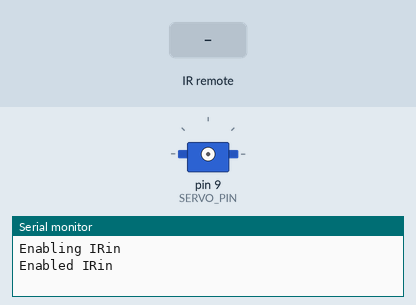
Recording of a sketch running on a simulated Arduino Uno, built with avr-gcc and run on an emulated ATmega328P. On the bench: servo, the last lines printed to the serial monitor. The inputs (shaded band) are chosen by the test bench.

Above: at 1.3 s.
1.4 s: infrared code 0xFFA25D received
At 1.65 s:
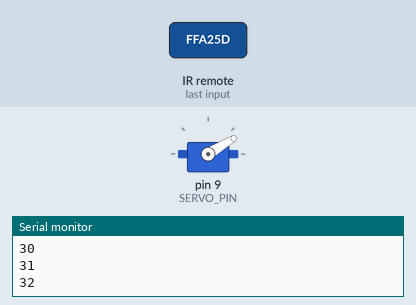
At 2.55 s:
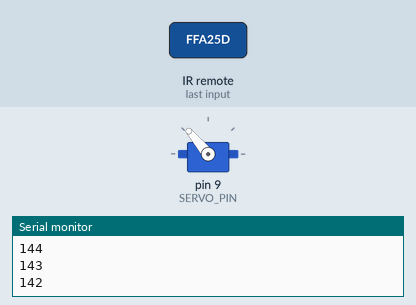
4.4 s: infrared code 0xFF6897 received
At 4.97 s:
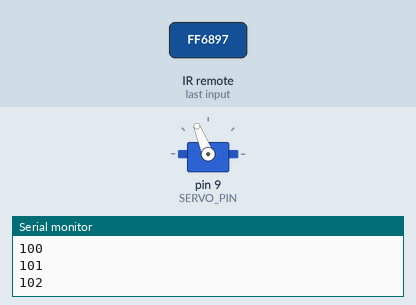
Timing chart, 0 to 13.4 s (numbered marks = the images above; inputs shaded):
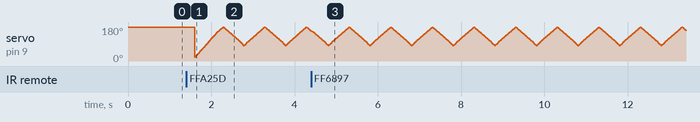

The sketch:

main.ino
```cpp
#include <IRremote.h>
#include "Swinger.h"

int RECV_PIN = 11;
int SERVO_PIN = 9;
IRrecv irrecv(RECV_PIN);
decode_results results;
int previousCode =0;

#define BUTTON_1 0xFFA25D
#define BUTTON_2 0xFF629D
#define BUTTON_3 0xFFE21D
#define BUTTON_4 0xFF22DD
#define BUTTON_5 0xFF02FD
#define BUTTON_6 0xFFC23D
#define BUTTON_7 0xFFE01F
#define BUTTON_8 0xFFA857
#define BUTTON_9 0xFF906F
#define BUTTON_STAR 0xFF6897
#define BUTTON_0 0xFF9867
#define BUTTON_DASH 0xFFB04F
#define UP_ARROW 0xFF18E7
#define LEFT_ARROW 0xFF10EF
#define BUTTON_SELECT 0xFF38C7
#define RIGHT_ARROW 0xFF5AA5
#define DOWN_ARROW 0xFF4AB5

int state = LOW ;
Swinger swinger1(10);
void setup()
{
  Serial.begin(9600);
  Serial.println("Enabling IRin");
  irrecv.enableIRIn();
  Serial.println("Enabled IRin");
  swinger1.Attach(9);
}

void loop() {
  if (irrecv.decode(&results)) {

    int code = results.value;
    Serial.println(code);
    if(code == -1)
      code = previousCode;

    switch (code) {
      case BUTTON_1:
        Serial.println("Pressed Button 1"); // for debuging
        state = LOW;
        swinger1.setInterval(3,0);
        state = HIGH;
        break;
      case BUTTON_2:
        Serial.println("Pressed Button 2"); // for debuging
        state = LOW;
        swinger1.setInterval(5,3);
        state = HIGH;
        break;
      case BUTTON_3:
        Serial.println("Pressed Button 3"); // for debuging
        state = LOW;
        swinger1.setInterval(5,5);
        state = HIGH;
        break;
      case BUTTON_4:
        Serial.println("Pressed Button 4"); // for debuging
        state = LOW;
        swinger1.setInterval(7,0);
        state = HIGH;
        break;
      case BUTTON_5:
        Serial.println("Pressed Button 5"); // for debuging
        state = LOW;
        swinger1.setInterval(7,5);
        state = HIGH;
        break;
      case BUTTON_6:
        Serial.println("Pressed Button 6"); // for debuging
        state = LOW;
        swinger1.setInterval(9,0);
        state = HIGH;
        break;
      case BUTTON_7:
        Serial.println("Pressed Button 7"); // for debuging
        state = LOW;
        swinger1.setInterval(9,5);
        state = HIGH;
        break;
      case BUTTON_8:
        Serial.println("Pressed Button 8"); // for debuging
        state = LOW;
        swinger1.setInterval(11,0);
        state = HIGH;
        break;
      case BUTTON_9:
        Serial.println("Pressed Button 9"); // for debuging
        state = LOW;
        swinger1.setInterval(11,5);
        state = HIGH;
        break;
      case BUTTON_STAR:
        Serial.println("Pressed Button *"); // for debuging
        state = HIGH;
        break;
      case BUTTON_0:
        Serial.println("Pressed Button 0"); // for debuging
        break;
      case BUTTON_DASH:
        Serial.println("Pressed Button #"); // for debuging
        state = LOW;
        break;
      case UP_ARROW:
        Serial.println("Pressed Button UP"); // for debuging
        state = LOW;
        swinger1.increaseInterval();
        state = HIGH;
        break;
      case LEFT_ARROW:
        Serial.println("Pressed Button LEFT"); // for debuging
        break;
      case BUTTON_SELECT:
        Serial.println("Pressed Button OK"); // for debuging
        break;
      case RIGHT_ARROW:
        Serial.println("Pressed Button Right"); // for debuging
        break;
      case DOWN_ARROW:
        Serial.println("Pressed Button DOWN"); // for debuging
        state = LOW;
        swinger1.decreaseInterval();
        state = HIGH;
        break;
      default:
        Serial.println(code);
        break;
    }

    previousCode = code;
    irrecv.resume(); // Receive the next value
  }
  if(state == HIGH)
      swinger1.Attach(SERVO_PIN);
  else
    swinger1.Detach();

    swinger1.Update();


}
```

Swinger.h
```cpp
#include <Servo.h>

class Swinger
{
  Servo servo;              // the servo
  int pos;                  // current servo position
  int increment;            // increment to move for each interval
  int  updateInterval;      // interval between updates
  int newRoundDelay;        // delay between the sweeps
  unsigned long lastUpdate; // last update of position
  bool isAttached;
  int attachPin;

public:
  Swinger(int interval)
  {
    updateInterval = interval;
    pos = 20;
    increment = 1;
  }

  void Attach(int pin)
  {
    attachPin = pin;
  }

  void Detach()
  {
    attachPin = -1;
    isAttached = false;
  }

  void setInterval(int val, int delayForNewRound)
  {
    updateInterval = val;
    newRoundDelay = delayForNewRound ==0? 1 : delayForNewRound;
  }

  void increaseInterval()
  {
    if(updateInterval <100)
      updateInterval+=5;
  }
  void decreaseInterval()
  {
    if(updateInterval > 5)
      updateInterval-=5;
  }

  void Update()
  {
    if(attachPin != -1)
    {
      if(!isAttached)
      {
        servo.attach(attachPin);
        Serial.println("attached");
        isAttached= true;
        delay(100);
      }
      if((millis() - lastUpdate) > updateInterval)  // time to update
      {
        lastUpdate = millis();
        pos += increment;
        servo.write(pos);
        Serial.println(pos);

        if ((pos >= 180)) {
          increment = -1;

        }

        if(pos <= 80){
            increment= 1;

          if(updateInterval > 3)
          {
              pos = 180;
              delay(50 * newRoundDelay);
          }
        }
      }
    }
    else{
      servo.write(180);
      delay(500);
      servo.detach();

    }
  }
};
```
